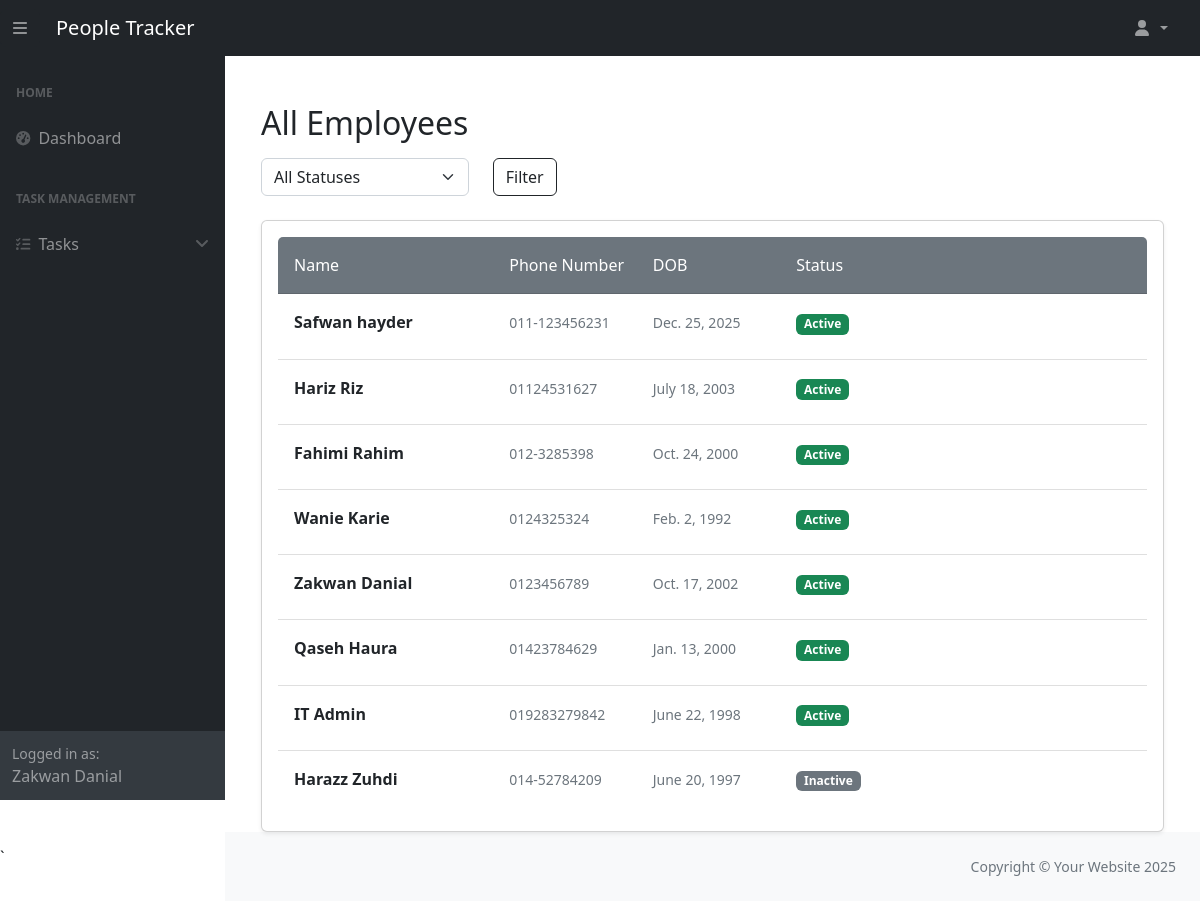
/people_management/all/ (signed in), run on the app's committed database.
### people_management/models.py (models this page shows, shortened)
class Person(models.Model):
    ROLE_CHOICES = [
        ('Employee', 'Employee'),
        ('Manager', 'Manager'),
        ('HR Admin', 'HR Admin'),
        ('System Admin', 'System Admin'),
    ]
    first_name = models.CharField(max_length=50, help_text="The employee's first name.")
    last_name = models.CharField(max_length=50, help_text="The employee's last name.")
    email = models.EmailField(max_length=255, unique=True, help_text="The employee's email address.")
    phone_number = models.CharField(max_length=15, blank=True, help_text="Contact number of the employee.")
    date_of_birth = models.DateField(help_text="Employee's date of birth.")
    active = models.BooleanField(default=False, help_text="Indicates if the person is currently employed.")
    manager = models.ForeignKey(
        'self', on_delete=models.SET_NULL, null=True, blank=True, related_name="team_members",
        help_text="Manager supervising this employee."
    )
    role = models.CharField(
        max_length=20, choices=ROLE_CHOICES, default='Employee', help_text="The role of the person in the company."
    )
    user = models.OneToOneField(
        "auth.User", on_delete=models.SET_NULL, related_name="person", null=True, blank=True,
        help_text="The associated Django user account."
    )
    history = HistoricalRecords()

### people_management/views.py (the view)
# urls.py: path('all/', views.ListPeople.as_view(), name='people'),
class ListPeople(LoginRequiredMixin, PermissionRequiredMixin, ListView):
    model = Person
    context_object_name = "people"
    permission_required = "people_management.view_person"
    def dispatch(self, request, *args, **kwargs):
        person = get_person(request.user)
        if request.user.is_staff or request.user.is_superuser:
            return super().dispatch(request, *args, **kwargs)
        if person and person.role in ["HR Admin", "Manager"]:
            return super().dispatch(request, *args, **kwargs)
        raise PermissionDenied("You are not allowed to view employee list.")

### people_management/context_processors.py (called while the page is built)
def inject_person(request):
    user = request.user
    current_person = getattr(user, "person", None) if user.is_authenticated else None
    return {"current_person": current_person}

### people_management/utils.py (called while the page is built)
def get_person(user):
    try:
        return user.person
    except Person.DoesNotExist:
        return None

### people_management/templates/people_management/person_list.html (shortened to what this page needs)
{% extends 'dashboard/base.html' %}
{% block content %}
<div class="container mt-5">
    <h2 class="mb-3">All Employees</h2>
    {% with role=request.user.person.role|default_if_none:""|lower %}
    <form method="get" class="mb-4">
        <div class="row">
            <div class="col-md-3">
                <select name="status" class="form-select">
                    <option value="">All Statuses</option>
                </select>
            </div>
            <div class="col-md-2">
                <button type="submit" class="btn btn-outline-dark">Filter</button>
            </div>
        </div>
    </form>
    <div class="card shadow-sm p-3 rounded">
        <ul class="list-group list-group-flush">
            <li class="list-group-item bg-secondary text-white py-3">
                <div class="row">
                    <div class="col-md-3">Name</div>
                    <div class="col-md-2">Phone Number</div>
                    <div class="col-md-2">DOB</div>
                    <div class="col-md-2">Status</div>
                </div>
            </li>
            {% for person in people %}
                <li class="list-group-item py-3">
                    <div class="row">
                        <div class="col-md-3">
                            <strong class="fs-6">{{ person.first_name }} {{ person.last_name }}</strong>
                        </div>
                        <div class="col-md-2">
                            <span class="text-muted small">{{ person.phone_number }}</span>
                        </div>
                        <div class="col-md-2">
                            <span class="text-muted small">{{ person.date_of_birth }}</span>
                        </div>
                        <div class="col-md-2">
                            {% if person.active %}
                                <span class="badge bg-success">Active</span>
                            {% else %}
                                <span class="badge bg-secondary">Inactive</span>
                            {% endif %}
                        </div>
                    </div>
                </li>
            {% empty %}
                <li class="list-group-item text-muted text-center py-3">No employees available.</li>
            {% endfor %}
        </ul>
    </div>
    {% endwith %}
</div>
{% endblock %}

### dashboard/templates/dashboard/partials/sidebar.html (shortened to what this page needs)
<div id="layoutSidenav_nav" class="sidebar-overlay">
    <nav class="sb-sidenav accordion sb-sidenav-dark" id="sidenavAccordion">
        <div class="sb-sidenav-menu">
            <div class="nav">
                <div class="sb-sidenav-menu-heading">Home</div>
                <a class="nav-link" href="{% url 'dashboard:dashboard' %}">
                    <div class="sb-nav-link-icon"><i class="fas fa-tachometer-alt"></i></div>
                    Dashboard
                </a>
                {% if request.user.person.role == "Manager" or request.user.person.role == "HR Admin" %}
                    <div class="sb-sidenav-menu-heading">Task Management</div>
                    <a class="nav-link" href="#" data-bs-toggle="collapse" data-bs-target="#collapseTasks"
                       aria-expanded="false" aria-controls="collapseTasks">
                        <div class="sb-nav-link-icon"><i class="fas fa-tasks"></i></div>
                        Tasks
                        <div class="sb-sidenav-collapse-arrow"><i class="fas fa-angle-down"></i></div>
                    </a>
                {% endif %}
            </div>
        </div>
        <div class="sb-sidenav-footer">
            <div class="small">Logged in as:</div>
            <div>
                {% if request.user.person %}
                    {{ request.user.person.first_name }} {{ request.user.person.last_name }}
                {% else %}
                    {{ request.user.username }}
                {% endif %}
            </div>
        </div>
    </nav>
</div>

### data on the page
Person: first_name "Safwan", last_name "hayder", phone_number "011-123456231", date_of_birth "Dec. 25, 2025", active "Active"
Person: first_name "Hariz", last_name "Riz", phone_number "01124531627", date_of_birth "July 18, 2003", active "Active"
Person: first_name "Fahimi", last_name "Rahim", phone_number "012-3285398", date_of_birth "Oct. 24, 2000", active "Active"
Person: first_name "Wanie", last_name "Karie", phone_number "0124325324", date_of_birth "Feb. 2, 1992", active "Active"
Person: first_name "Zakwan", last_name "Danial", phone_number "0123456789", date_of_birth "Oct. 17, 2002", active "Active"
Person: first_name "Qaseh", last_name "Haura", phone_number "01423784629", date_of_birth "Jan. 13, 2000", active "Active"
Person: first_name "IT", last_name "Admin", phone_number "019283279842", date_of_birth "June 22, 1998", active "Active"
Person: first_name "Harazz", last_name "Zuhdi", phone_number "014-52784209", date_of_birth "June 20, 1997", active "Inactive"

### other printed values
{{ request.user.person.first_name }} "Zakwan"
{{ request.user.person.last_name }} "Danial"
